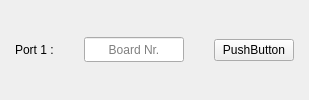
                                    <widget class="QFrame" name="button_frame_1">
                                     <property name="styleSheet">
                                      <string notr="true"/>
                                     </property>
                                     <property name="frameShape">
                                      <enum>QFrame::NoFrame</enum>
                                     </property>
                                     <property name="frameShadow">
                                      <enum>QFrame::Raised</enum>
                                     </property>
                                     <layout class="QHBoxLayout" name="button_layout_1">
                                      <property name="spacing">
                                       <number>30</number>
                                      </property>
                                      <property name="leftMargin">
                                       <number>15</number>
                                      </property>
                                      <property name="topMargin">
                                       <number>0</number>
                                      </property>
                                      <property name="rightMargin">
                                       <number>15</number>
                                      </property>
                                      <property name="bottomMargin">
                                       <number>0</number>
                                      </property>
                                      <item>
                                       <widget class="QLabel" name="label_8">
                                        <property name="maximumSize">
                                         <size>
                                          <width>60</width>
                                          <height>16777215</height>
                                         </size>
                                        </property>
                                        <property name="text">
                                         <string>Port 1 :</string>
                                        </property>
                                       </widget>
                                      </item>
                                      <item>
                                       <widget class="QLineEdit" name="button_edit_1">
                                        <property name="sizePolicy">
                                         <sizepolicy hsizetype="Fixed" vsizetype="Fixed">
                                          <horstretch>0</horstretch>
                                          <verstretch>0</verstretch>
                                         </sizepolicy>
                                        </property>
                                        <property name="maximumSize">
                                         <size>
                                          <width>100</width>
                                          <height>25</height>
                                         </size>
                                        </property>
                                        <property name="styleSheet">
                                         <string notr="true"/>
                                        </property>
                                        <property name="text">
                                         <string/>
                                        </property>
                                        <property name="alignment">
                                         <set>Qt::AlignCenter</set>
                                        </property>
                                        <property name="placeholderText">
                                         <string notr="true">Board Nr.</string>
                                        </property>
                                        <property name="clearButtonEnabled">
                                         <bool>false</bool>
                                        </property>
                                       </widget>
                                      </item>
                                      <item>
                                       <widget class="QPushButton" name="pushre_2">
                                        <property name="text">
                                         <string>PushButton</string>
                                        </property>
                                       </widget>
                                      </item>
                                     </layout>
                                    </widget>
